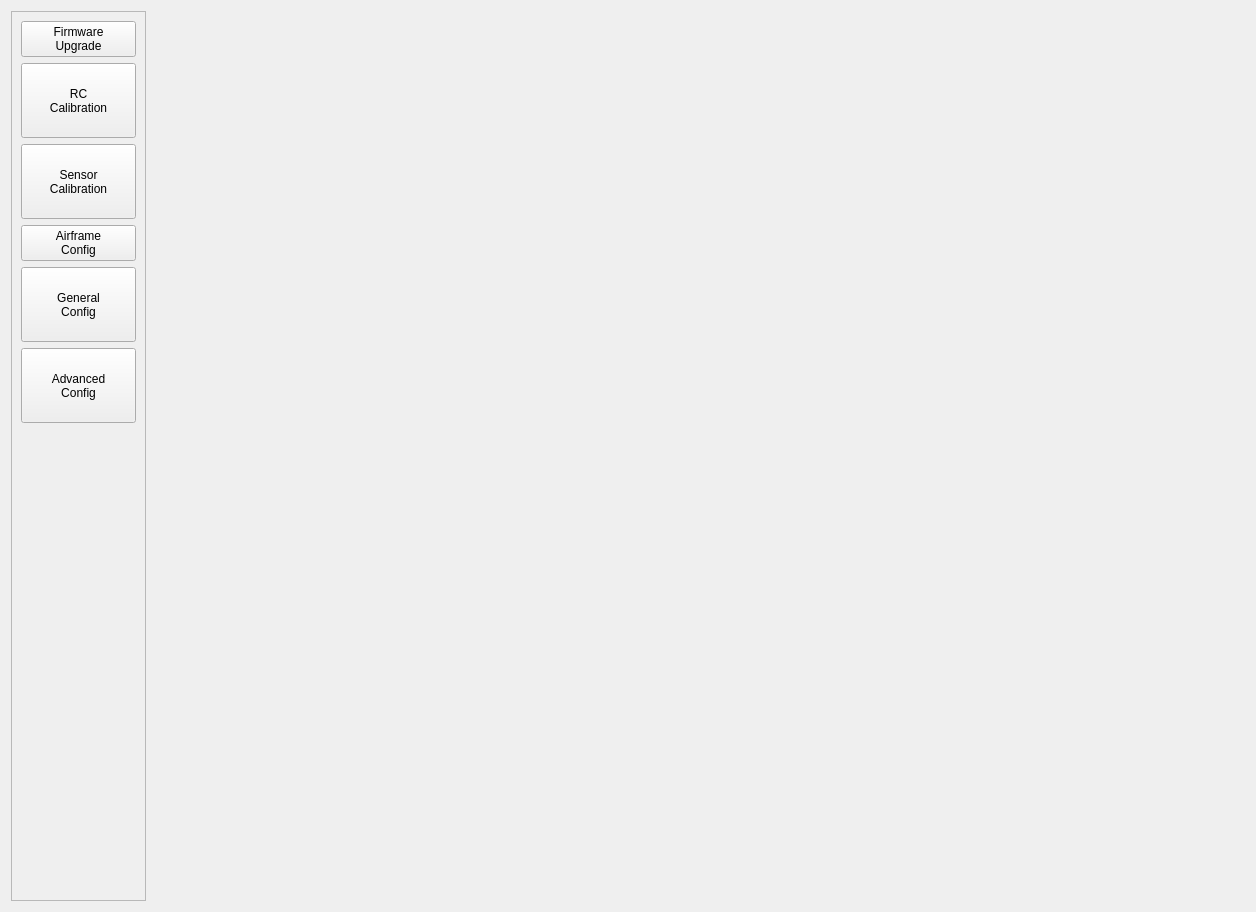
<?xml version="1.0" encoding="UTF-8"?>
<ui version="4.0">
 <class>QGCPX4VehicleConfig</class>
 <widget class="QWidget" name="QGCPX4VehicleConfig">
  <property name="geometry">
   <rect>
    <x>0</x>
    <y>0</y>
    <width>1256</width>
    <height>912</height>
   </rect>
  </property>
  <property name="sizePolicy">
   <sizepolicy hsizetype="Expanding" vsizetype="Expanding">
    <horstretch>0</horstretch>
    <verstretch>0</verstretch>
   </sizepolicy>
  </property>
  <property name="windowTitle">
   <string>Form</string>
  </property>
  <layout class="QHBoxLayout" name="horizontalLayout_11">
   <item>
    <widget class="QScrollArea" name="leftNavScrollArea">
     <property name="minimumSize">
      <size>
       <width>135</width>
       <height>0</height>
      </size>
     </property>
     <property name="maximumSize">
      <size>
       <width>135</width>
       <height>16777215</height>
      </size>
     </property>
     <property name="widgetResizable">
      <bool>true</bool>
     </property>
     <widget class="QWidget" name="leftNavScrollAreaWidgetContents">
      <property name="geometry">
       <rect>
        <x>0</x>
        <y>0</y>
        <width>133</width>
        <height>886</height>
       </rect>
      </property>
      <layout class="QVBoxLayout" name="verticalLayout_12">
       <item>
        <layout class="QVBoxLayout" name="navBarLayout">
         <property name="sizeConstraint">
          <enum>QLayout::SetMinAndMaxSize</enum>
         </property>
         <item>
          <widget class="QPushButton" name="firmwareMenuButton">
           <property name="text">
            <string>Firmware
Upgrade</string>
           </property>
          </widget>
         </item>
         <item>
          <widget class="QPushButton" name="rcMenuButton">
           <property name="minimumSize">
            <size>
             <width>100</width>
             <height>75</height>
            </size>
           </property>
           <property name="maximumSize">
            <size>
             <width>16777215</width>
             <height>16777215</height>
            </size>
           </property>
           <property name="text">
            <string>RC
Calibration</string>
           </property>
          </widget>
         </item>
         <item>
          <widget class="QPushButton" name="sensorMenuButton">
           <property name="minimumSize">
            <size>
             <width>100</width>
             <height>75</height>
            </size>
           </property>
           <property name="text">
            <string>Sensor
Calibration</string>
           </property>
          </widget>
         </item>
         <item>
          <widget class="QPushButton" name="airframeMenuButton">
           <property name="text">
            <string>Airframe
Config</string>
           </property>
          </widget>
         </item>
         <item>
          <widget class="QPushButton" name="generalMenuButton">
           <property name="minimumSize">
            <size>
             <width>100</width>
             <height>75</height>
            </size>
           </property>
           <property name="text">
            <string>General
Config</string>
           </property>
          </widget>
         </item>
         <item>
          <widget class="QPushButton" name="advancedMenuButton">
           <property name="minimumSize">
            <size>
             <width>100</width>
             <height>75</height>
            </size>
           </property>
           <property name="text">
            <string>Advanced
Config</string>
           </property>
          </widget>
         </item>
         <item>
          <spacer name="verticalSpacer_2">
           <property name="orientation">
            <enum>Qt::Vertical</enum>
           </property>
           <property name="sizeHint" stdset="0">
            <size>
             <width>20</width>
             <height>40</height>
            </size>
           </property>
          </spacer>
         </item>
        </layout>
       </item>
      </layout>
     </widget>
    </widget>
   </item>
   <item>
    <layout class="QVBoxLayout" name="verticalLayout">
     <item>
      <widget class="QStackedWidget" name="stackedWidget">
       <property name="currentIndex">
        <number>2</number>
       </property>
       <widget class="QWidget" name="firmwareTab">
        <layout class="QVBoxLayout" name="firmwareLayout">
         <item>
          <widget class="QLabel" name="label_5">
           <property name="text">
            <string>Firmware Upgrade</string>
           </property>
          </widget>
         </item>
        </layout>
       </widget>
       <widget class="QWidget" name="rcTab">
        <layout class="QVBoxLayout" name="verticalLayout_17">
         <item>
          <widget class="QLabel" name="tabTitleLabel_4">
           <property name="font">
            <font>
             <pointsize>16</pointsize>
             <weight>75</weight>
             <bold>true</bold>
            </font>
           </property>
           <property name="text">
            <string>RC Calibration</string>
           </property>
          </widget>
         </item>
         <item>
          <layout class="QGridLayout" name="gridLayout" rowstretch="0,0,0" columnstretch="0,0,0,0">
           <item row="2" column="1">
            <widget class="QGCRadioChannelDisplay" name="yawWidget" native="true">
             <property name="minimumSize">
              <size>
               <width>250</width>
               <height>40</height>
              </size>
             </property>
             <property name="maximumSize">
              <size>
               <width>250</width>
               <height>40</height>
              </size>
             </property>
            </widget>
           </item>
           <item row="0" column="3">
            <layout class="QVBoxLayout" name="verticalLayout_6">
             <item>
              <widget class="QGCRadioChannelDisplay" name="radio5Widget" native="true">
               <property name="minimumSize">
                <size>
                 <width>250</width>
                 <height>40</height>
                </size>
               </property>
               <property name="maximumSize">
                <size>
                 <width>250</width>
                 <height>40</height>
                </size>
               </property>
              </widget>
             </item>
             <item>
              <widget class="QGCRadioChannelDisplay" name="radio6Widget" native="true">
               <property name="minimumSize">
                <size>
                 <width>250</width>
                 <height>40</height>
                </size>
               </property>
               <property name="maximumSize">
                <size>
                 <width>250</width>
                 <height>40</height>
                </size>
               </property>
              </widget>
             </item>
             <item>
              <widget class="QGCRadioChannelDisplay" name="radio7Widget" native="true">
               <property name="minimumSize">
                <size>
                 <width>250</width>
                 <height>40</height>
                </size>
               </property>
               <property name="maximumSize">
                <size>
                 <width>250</width>
                 <height>40</height>
                </size>
               </property>
              </widget>
             </item>
             <item>
              <widget class="QGCRadioChannelDisplay" name="radio8Widget" native="true">
               <property name="minimumSize">
                <size>
                 <width>250</width>
                 <height>40</height>
                </size>
               </property>
               <property name="maximumSize">
                <size>
                 <width>250</width>
                 <height>40</height>
                </size>
               </property>
              </widget>
             </item>
            </layout>
           </item>
           <item row="0" column="2">
            <widget class="QGCRadioChannelDisplay" name="pitchWidget" native="true">
             <property name="sizePolicy">
              <sizepolicy hsizetype="Preferred" vsizetype="Preferred">
               <horstretch>1</horstretch>
               <verstretch>0</verstretch>
              </sizepolicy>
             </property>
             <property name="minimumSize">
              <size>
               <width>50</width>
               <height>200</height>
              </size>
             </property>
             <property name="maximumSize">
              <size>
               <width>50</width>
               <height>200</height>
              </size>
             </property>
            </widget>
           </item>
           <item row="2" column="2">
            <widget class="QGCRadioChannelDisplay" name="rollWidget" native="true">
             <property name="minimumSize">
              <size>
               <width>250</width>
               <height>40</height>
              </size>
             </property>
             <property name="maximumSize">
              <size>
               <width>250</width>
               <height>40</height>
              </size>
             </property>
            </widget>
           </item>
           <item row="0" column="1">
            <widget class="QGCRadioChannelDisplay" name="throttleWidget" native="true">
             <property name="minimumSize">
              <size>
               <width>50</width>
               <height>200</height>
              </size>
             </property>
             <property name="maximumSize">
              <size>
               <width>50</width>
               <height>200</height>
              </size>
             </property>
            </widget>
           </item>
           <item row="0" column="0">
            <widget class="QPushButton" name="rcCalibrationButton">
             <property name="text">
              <string>Start Calibration</string>
             </property>
            </widget>
           </item>
          </layout>
         </item>
         <item>
          <widget class="QCheckBox" name="advancedCheckBox">
           <property name="text">
            <string>Show Advanced Configuration Options</string>
           </property>
          </widget>
         </item>
         <item>
          <widget class="QGroupBox" name="advancedGroupBox">
           <property name="title">
            <string>Stick to Channel Mapping and Reverse</string>
           </property>
           <layout class="QVBoxLayout" name="verticalLayout_16">
            <item>
             <layout class="QGridLayout" name="gridLayout_2">
              <item row="6" column="0">
               <widget class="QLabel" name="chanNameAssistSw">
                <property name="text">
                 <string>Assist Switch</string>
                </property>
                <property name="alignment">
                 <set>Qt::AlignRight|Qt::AlignTrailing|Qt::AlignVCenter</set>
                </property>
               </widget>
              </item>
              <item row="3" column="1">
               <widget class="QLabel" name="yawChanLabel">
                <property name="text">
                 <string>0000</string>
                </property>
                <property name="alignment">
                 <set>Qt::AlignCenter</set>
                </property>
               </widget>
              </item>
              <item row="5" column="2">
               <widget class="QCheckBox" name="invertCheckBox_5">
                <property name="text">
                 <string>Reverse</string>
                </property>
               </widget>
              </item>
              <item row="5" column="3">
               <widget class="QSpinBox" name="modeSpinBox">
                <property name="enabled">
                 <bool>false</bool>
                </property>
                <property name="minimum">
                 <number>0</number>
                </property>
                <property name="maximum">
                 <number>16</number>
                </property>
               </widget>
              </item>
              <item row="10" column="4">
               <widget class="QPushButton" name="aux1Button">
                <property name="text">
                 <string>Identify Aux 1 Channel</string>
                </property>
               </widget>
              </item>
              <item row="0" column="3" colspan="2">
               <widget class="QLabel" name="label_4">
                <property name="text">
                 <string>Mapping to Index of RC Channel used for (0 if not used)</string>
                </property>
               </widget>
              </item>
              <item row="8" column="0">
               <widget class="QLabel" name="label_7">
                <property name="text">
                 <string>Return Switch</string>
                </property>
                <property name="alignment">
                 <set>Qt::AlignRight|Qt::AlignTrailing|Qt::AlignVCenter</set>
                </property>
               </widget>
              </item>
              <item row="8" column="1">
               <widget class="QLabel" name="returnSwChanLabel">
                <property name="text">
                 <string>0000</string>
                </property>
                <property name="alignment">
                 <set>Qt::AlignCenter</set>
                </property>
               </widget>
              </item>
              <item row="10" column="0">
               <widget class="QLabel" name="chanNameAux2_2">
                <property name="text">
                 <string>Aux 1</string>
                </property>
                <property name="alignment">
                 <set>Qt::AlignRight|Qt::AlignTrailing|Qt::AlignVCenter</set>
                </property>
               </widget>
              </item>
              <item row="5" column="4">
               <widget class="QPushButton" name="modeButton">
                <property name="text">
                 <string>Identify Mode Switch</string>
                </property>
               </widget>
              </item>
              <item row="3" column="4">
               <widget class="QPushButton" name="yawButton">
                <property name="text">
                 <string>Identify Yaw Channel</string>
                </property>
               </widget>
              </item>
              <item row="4" column="3">
               <widget class="QSpinBox" name="throttleSpinBox">
                <property name="enabled">
                 <bool>false</bool>
                </property>
                <property name="minimum">
                 <number>0</number>
                </property>
                <property name="maximum">
                 <number>16</number>
                </property>
               </widget>
              </item>
              <item row="10" column="1">
               <widget class="QLabel" name="aux1ChanLabel">
                <property name="text">
                 <string>0000</string>
                </property>
                <property name="alignment">
                 <set>Qt::AlignCenter</set>
                </property>
               </widget>
              </item>
              <item row="2" column="0">
               <widget class="QLabel" name="chanName_2">
                <property name="text">
                 <string>Pitch / Elevator</string>
                </property>
                <property name="alignment">
                 <set>Qt::AlignRight|Qt::AlignTrailing|Qt::AlignVCenter</set>
                </property>
               </widget>
              </item>
              <item row="0" column="2">
               <widget class="QLabel" name="label_3">
                <property name="text">
                 <string>Reverse / Invert</string>
                </property>
               </widget>
              </item>
              <item row="3" column="0">
               <widget class="QLabel" name="chanName_3">
                <property name="text">
                 <string>Yaw / Rudder</string>
                </property>
                <property name="alignment">
                 <set>Qt::AlignRight|Qt::AlignTrailing|Qt::AlignVCenter</set>
                </property>
               </widget>
              </item>
              <item row="1" column="3">
               <widget class="QSpinBox" name="rollSpinBox">
                <property name="enabled">
                 <bool>false</bool>
                </property>
                <property name="minimum">
                 <number>0</number>
                </property>
                <property name="maximum">
                 <number>16</number>
                </property>
               </widget>
              </item>
              <item row="4" column="2">
               <widget class="QCheckBox" name="invertCheckBox_4">
                <property name="text">
                 <string>Reverse</string>
                </property>
               </widget>
              </item>
              <item row="5" column="1">
               <widget class="QLabel" name="modeChanLabel">
                <property name="text">
                 <string>0000</string>
                </property>
                <property name="alignment">
                 <set>Qt::AlignCenter</set>
                </property>
               </widget>
              </item>
              <item row="11" column="1">
               <widget class="QLabel" name="aux2ChanLabel">
                <property name="text">
                 <string>0000</string>
                </property>
                <property name="alignment">
                 <set>Qt::AlignCenter</set>
                </property>
               </widget>
              </item>
              <item row="11" column="3">
               <widget class="QSpinBox" name="aux2SpinBox">
                <property name="enabled">
                 <bool>false</bool>
                </property>
                <property name="minimum">
                 <number>0</number>
                </property>
                <property name="maximum">
                 <number>16</number>
                </property>
               </widget>
              </item>
              <item row="10" column="3">
               <widget class="QSpinBox" name="aux1SpinBox">
                <property name="enabled">
                 <bool>false</bool>
                </property>
                <property name="minimum">
                 <number>0</number>
                </property>
                <property name="maximum">
                 <number>16</number>
                </property>
               </widget>
              </item>
              <item row="11" column="2">
               <widget class="QCheckBox" name="aux2InvertCheckBox">
                <property name="text">
                 <string>Reverse</string>
                </property>
               </widget>
              </item>
              <item row="7" column="1">
               <widget class="QLabel" name="missionSwChanLabel">
                <property name="text">
                 <string>0000</string>
                </property>
                <property name="alignment">
                 <set>Qt::AlignCenter</set>
                </property>
               </widget>
              </item>
              <item row="5" column="0">
               <widget class="QLabel" name="chanName_5">
                <property name="text">
                 <string>Mode Switch</string>
                </property>
                <property name="alignment">
                 <set>Qt::AlignRight|Qt::AlignTrailing|Qt::AlignVCenter</set>
                </property>
               </widget>
              </item>
              <item row="11" column="4">
               <widget class="QPushButton" name="aux2Button">
                <property name="text">
                 <string>Identify Aux 2 Channel</string>
                </property>
               </widget>
              </item>
              <item row="2" column="3">
               <widget class="QSpinBox" name="pitchSpinBox">
                <property name="enabled">
                 <bool>false</bool>
                </property>
                <property name="minimum">
                 <number>0</number>
                </property>
                <property name="maximum">
                 <number>16</number>
                </property>
               </widget>
              </item>
              <item row="1" column="0">
               <widget class="QLabel" name="chanName">
                <property name="text">
                 <string>Roll / Ailerons</string>
                </property>
                <property name="alignment">
                 <set>Qt::AlignRight|Qt::AlignTrailing|Qt::AlignVCenter</set>
                </property>
               </widget>
              </item>
              <item row="4" column="4">
               <widget class="QPushButton" name="throttleButton">
                <property name="text">
                 <string>Identify Throttle Channel</string>
                </property>
               </widget>
              </item>
              <item row="0" column="0">
               <widget class="QLabel" name="label">
                <property name="text">
                 <string>Channel Name</string>
                </property>
                <property name="alignment">
                 <set>Qt::AlignRight|Qt::AlignTrailing|Qt::AlignVCenter</set>
                </property>
               </widget>
              </item>
              <item row="6" column="2">
               <widget class="QCheckBox" name="assistSwInvertCheckBox">
                <property name="text">
                 <string>Reverse</string>
                </property>
               </widget>
              </item>
              <item row="1" column="1">
               <widget class="QLabel" name="rollChanLabel">
                <property name="text">
                 <string>0000</string>
                </property>
                <property name="alignment">
                 <set>Qt::AlignCenter</set>
                </property>
               </widget>
              </item>
              <item row="6" column="4">
               <widget class="QPushButton" name="assistSwButton">
                <property name="text">
                 <string>Identify Assist Switch</string>
                </property>
               </widget>
              </item>
              <item row="11" column="0">
               <widget class="QLabel" name="chanNameAux2">
                <property name="text">
                 <string>Aux 2</string>
                </property>
                <property name="alignment">
                 <set>Qt::AlignRight|Qt::AlignTrailing|Qt::AlignVCenter</set>
                </property>
               </widget>
              </item>
              <item row="1" column="2">
               <widget class="QCheckBox" name="invertCheckBox">
                <property name="text">
                 <string>Reverse</string>
                </property>
               </widget>
              </item>
              <item row="6" column="3">
               <widget class="QSpinBox" name="assistSwSpinBox">
                <property name="enabled">
                 <bool>false</bool>
                </property>
                <property name="minimum">
                 <number>0</number>
                </property>
                <property name="maximum">
                 <number>16</number>
                </property>
               </widget>
              </item>
              <item row="2" column="1">
               <widget class="QLabel" name="pitchChanLabel">
                <property name="text">
                 <string>0000</string>
                </property>
                <property name="alignment">
                 <set>Qt::AlignCenter</set>
                </property>
               </widget>
              </item>
              <item row="3" column="2">
               <widget class="QCheckBox" name="invertCheckBox_3">
                <property name="text">
                 <string>Reverse</string>
                </property>
               </widget>
              </item>
              <item row="0" column="1">
               <widget class="QLabel" name="label_2">
                <property name="text">
                 <string>Normalized Value</string>
                </property>
                <property name="alignment">
                 <set>Qt::AlignCenter</set>
                </property>
               </widget>
              </item>
              <item row="2" column="2">
               <widget class="QCheckBox" name="invertCheckBox_2">
                <property name="text">
                 <string>Reverse</string>
                </property>
               </widget>
              </item>
              <item row="2" column="4">
               <widget class="QPushButton" name="pitchButton">
                <property name="text">
                 <string>Identify Pitch Channel</string>
                </property>
               </widget>
              </item>
              <item row="10" column="2">
               <widget class="QCheckBox" name="aux1InvertCheckBox">
                <property name="text">
                 <string>Reverse</string>
                </property>
               </widget>
              </item>
              <item row="6" column="1">
               <widget class="QLabel" name="assistSwChanLabel">
                <property name="text">
                 <string>0000</string>
                </property>
                <property name="alignment">
                 <set>Qt::AlignCenter</set>
                </property>
               </widget>
              </item>
              <item row="3" column="3">
               <widget class="QSpinBox" name="yawSpinBox">
                <property name="enabled">
                 <bool>false</bool>
                </property>
                <property name="minimum">
                 <number>0</number>
                </property>
                <property name="maximum">
                 <number>16</number>
                </property>
               </widget>
              </item>
              <item row="1" column="4">
               <widget class="QPushButton" name="rollButton">
                <property name="text">
                 <string>Identify Roll Channel</string>
                </property>
               </widget>
              </item>
              <item row="7" column="0">
               <widget class="QLabel" name="label_6">
                <property name="text">
                 <string>Mission Switch</string>
                </property>
                <property name="alignment">
                 <set>Qt::AlignRight|Qt::AlignTrailing|Qt::AlignVCenter</set>
                </property>
               </widget>
              </item>
              <item row="4" column="1">
               <widget class="QLabel" name="throttleChanLabel">
                <property name="text">
                 <string>0000</string>
                </property>
                <property name="alignment">
                 <set>Qt::AlignCenter</set>
                </property>
               </widget>
              </item>
              <item row="4" column="0">
               <widget class="QLabel" name="chanName_4">
                <property name="text">
                 <string>Throttle</string>
                </property>
                <property name="alignment">
                 <set>Qt::AlignRight|Qt::AlignTrailing|Qt::AlignVCenter</set>
                </property>
               </widget>
              </item>
              <item row="9" column="0">
               <widget class="QLabel" name="label_10">
                <property name="text">
                 <string>Flaps</string>
                </property>
                <property name="alignment">
                 <set>Qt::AlignRight|Qt::AlignTrailing|Qt::AlignVCenter</set>
                </property>
               </widget>
              </item>
              <item row="9" column="1">
               <widget class="QLabel" name="flapsChanLabel">
                <property name="text">
                 <string>0000</string>
                </property>
                <property name="alignment">
                 <set>Qt::AlignCenter</set>
                </property>
               </widget>
              </item>
              <item row="7" column="2">
               <widget class="QCheckBox" name="missionSwInvertCheckBox">
                <property name="text">
                 <string>Reverse</string>
                </property>
               </widget>
              </item>
              <item row="8" column="2">
               <widget class="QCheckBox" name="returnSwInvertCheckBox">
                <property name="text">
                 <string>Reverse</string>
                </property>
               </widget>
              </item>
              <item row="9" column="2">
               <widget class="QCheckBox" name="flapsInvertCheckBox">
                <property name="text">
                 <string>Reverse</string>
                </property>
               </widget>
              </item>
              <item row="7" column="3">
               <widget class="QSpinBox" name="missionSwSpinBox">
                <property name="enabled">
                 <bool>false</bool>
                </property>
               </widget>
              </item>
              <item row="8" column="3">
               <widget class="QSpinBox" name="returnSwSpinBox">
                <property name="enabled">
                 <bool>false</bool>
                </property>
               </widget>
              </item>
              <item row="9" column="3">
               <widget class="QSpinBox" name="flapsSpinBox">
                <property name="enabled">
                 <bool>false</bool>
                </property>
                <property name="cursor">
                 <cursorShape>ArrowCursor</cursorShape>
                </property>
               </widget>
              </item>
              <item row="7" column="4">
               <widget class="QPushButton" name="missionSwButton">
                <property name="text">
                 <string>Identify Mission Switch</string>
                </property>
               </widget>
              </item>
              <item row="8" column="4">
               <widget class="QPushButton" name="returnSwButton">
                <property name="text">
                 <string>Identify Return Switch</string>
                </property>
               </widget>
              </item>
              <item row="9" column="4">
               <widget class="QPushButton" name="flapsButton">
                <property name="text">
                 <string>Identify Flaps Channel</string>
                </property>
               </widget>
              </item>
             </layout>
            </item>
            <item>
             <widget class="QPushButton" name="persistRcValuesButt">
              <property name="text">
               <string>Persist RC Mapping and Calibration</string>
              </property>
             </widget>
            </item>
           </layout>
          </widget>
         </item>
         <item>
          <spacer name="verticalSpacer">
           <property name="orientation">
            <enum>Qt::Vertical</enum>
           </property>
           <property name="sizeHint" stdset="0">
            <size>
             <width>20</width>
             <height>40</height>
            </size>
           </property>
          </spacer>
         </item>
        </layout>
       </widget>
       <widget class="QWidget" name="sensorTab">
        <property name="font">
         <font>
          <pointsize>16</pointsize>
          <weight>75</weight>
          <bold>true</bold>
         </font>
        </property>
        <layout class="QHBoxLayout" name="sensorLayout"/>
       </widget>
       <widget class="QWidget" name="airframeTab">
        <layout class="QHBoxLayout" name="airframeLayout"/>
       </widget>
       <widget class="QWidget" name="generalTab">
        <property name="font">
         <font>
          <pointsize>16</pointsize>
          <weight>75</weight>
          <bold>true</bold>
         </font>
        </property>
        <layout class="QVBoxLayout" name="verticalLayout_11">
         <item>
          <widget class="QLabel" name="tabTitleLabel_2">
           <property name="text">
            <string>General Config</string>
           </property>
          </widget>
         </item>
         <item>
          <layout class="QHBoxLayout" name="horizontalLayout_7">
           <item>
            <spacer name="horizontalSpacer_8">
             <property name="orientation">
              <enum>Qt::Horizontal</enum>
             </property>
             <property name="sizeHint" stdset="0">
              <size>
               <width>40</width>
               <height>20</height>
              </size>
             </property>
            </spacer>
           </item>
           <item>
            <widget class="QComboBox" name="multiRotorComboBox"/>
           </item>
           <item>
            <widget class="QPushButton" name="loadMultiRotorDefaultsButton">
             <property name="font">
              <font>
               <pointsize>13</pointsize>
               <weight>50</weight>
               <bold>false</bold>
              </font>
             </property>
             <property name="text">
              <string>Load Platform Defaults</string>
             </property>
            </widget>
           </item>
          </layout>
         </item>
         <item>
          <layout class="QHBoxLayout" name="horizontalLayout_6">
           <item>
            <widget class="QGroupBox" name="multiRotorControlAttitudeGroupBox">
             <property name="title">
              <string>Configuration</string>
             </property>
             <layout class="QVBoxLayout" name="verticalLayout_3">
              <property name="margin">
               <number>0</number>
              </property>
              <item>
               <widget class="QScrollArea" name="scrollArea">
                <property name="widgetResizable">
                 <bool>true</bool>
                </property>
                <widget class="QWidget" name="generalLeftContents">
                 <property name="geometry">
                  <rect>
                   <x>0</x>
                   <y>0</y>
                   <width>98</width>
                   <height>28</height>
                  </rect>
                 </property>
                 <layout class="QHBoxLayout" name="horizontalLayout_4">
                  <property name="margin">
                   <number>0</number>
                  </property>
                  <item>
                   <layout class="QVBoxLayout" name="generalLeftLayout"/>
                  </item>
                 </layout>
                </widget>
               </widget>
              </item>
             </layout>
            </widget>
           </item>
           <item>
            <widget class="QGroupBox" name="multiRotorControlAttitudeGroupBox_2">
             <property name="title">
              <string>Configuration</string>
             </property>
             <layout class="QVBoxLayout" name="verticalLayout_5">
              <property name="margin">
               <number>0</number>
              </property>
              <item>
               <widget class="QScrollArea" name="scrollArea_2">
                <property name="widgetResizable">
                 <bool>true</bool>
                </property>
                <widget class="QWidget" name="generalRightContents">
                 <property name="geometry">
                  <rect>
                   <x>0</x>
                   <y>0</y>
                   <width>98</width>
                   <height>28</height>
                  </rect>
                 </property>
                 <layout class="QHBoxLayout" name="horizontalLayout_5">
                  <property name="margin">
                   <number>0</number>
                  </property>
                  <item>
                   <layout class="QVBoxLayout" name="generalRightLayout"/>
                  </item>
                 </layout>
                </widget>
               </widget>
              </item>
             </layout>
            </widget>
           </item>
          </layout>
         </item>
        </layout>
       </widget>
       <widget class="QWidget" name="advancedTab">
        <layout class="QVBoxLayout" name="verticalLayout_13">
         <item>
          <widget class="QLabel" name="tabTitleLabel">
           <property name="font">
            <font>
             <pointsize>16</pointsize>
             <weight>75</weight>
             <bold>true</bold>
            </font>
           </property>
           <property name="text">
            <string>Advanced Configuration</string>
           </property>
          </widget>
         </item>
         <item>
          <layout class="QHBoxLayout" name="horizontalLayout_2">
           <item>
            <spacer name="horizontalSpacer_9">
             <property name="orientation">
              <enum>Qt::Horizontal</enum>
             </property>
             <property name="sizeHint" stdset="0">
              <size>
               <width>40</width>
               <height>20</height>
              </size>
             </property>
            </spacer>
           </item>
           <item>
            <widget class="QComboBox" name="platformSelectorComboBox"/>
           </item>
           <item>
            <widget class="QPushButton" name="loadPlatformDefaultsButton">
             <property name="text">
              <string>Load Platform Defaults</string>
             </property>
            </widget>
           </item>
          </layout>
         </item>
         <item>
          <layout class="QHBoxLayout" name="horizontalLayout_3">
           <item>
            <widget class="QGroupBox" name="advancedConfigurationGroupBox">
             <property name="sizePolicy">
              <sizepolicy hsizetype="Preferred" vsizetype="Preferred">
               <horstretch>3</horstretch>
               <verstretch>1</verstretch>
              </sizepolicy>
             </property>
             <property name="title">
              <string>Onboard Configuration</string>
             </property>
             <layout class="QVBoxLayout" name="verticalLayout_2">
              <property name="margin">
               <number>0</number>
              </property>
              <item>
               <widget class="QScrollArea" name="scrollArea_4">
                <property name="widgetResizable">
                 <bool>true</bool>
                </property>
                <widget class="QWidget" name="advanceColumnContents">
                 <property name="geometry">
                  <rect>
                   <x>0</x>
                   <y>0</y>
                   <width>597</width>
                   <height>740</height>
                  </rect>
                 </property>
                 <layout class="QVBoxLayout" name="verticalLayout_7">
                  <property name="margin">
                   <number>0</number>
                  </property>
                  <item>
                   <layout class="QVBoxLayout" name="advancedColumnLayout">
                    <item>
                     <widget class="QGCParamWidget" name="paramTreeWidget" native="true">
                      <property name="autoFillBackground">
                       <bool>true</bool>
                      </property>
                     </widget>
                    </item>
                   </layout>
                  </item>
                 </layout>
                </widget>
               </widget>
              </item>
             </layout>
            </widget>
           </item>
           <item>
            <spacer name="horizontalSpacer_5">
             <property name="orientation">
              <enum>Qt::Horizontal</enum>
             </property>
             <property name="sizeHint" stdset="0">
              <size>
               <width>10</width>
               <height>20</height>
              </size>
             </property>
            </spacer>
           </item>
           <item>
            <widget class="QGroupBox" name="pendingChangesGroupBox">
             <property name="sizePolicy">
              <sizepolicy hsizetype="Preferred" vsizetype="Preferred">
               <horstretch>2</horstretch>
               <verstretch>0</verstretch>
              </sizepolicy>
             </property>
             <property name="minimumSize">
              <size>
               <width>329</width>
               <height>0</height>
              </size>
             </property>
             <property name="title">
              <string>Changes Pending</string>
             </property>
             <layout class="QVBoxLayout" name="verticalLayout_8">
              <item>
               <layout class="QVBoxLayout" name="verticalLayout_4" stretch="0">
                <property name="spacing">
                 <number>-1</number>
                </property>
                <item>
                 <widget class="QGCPendingParamWidget" name="pendingCommitsWidget" native="true">
                  <property name="minimumSize">
                   <size>
                    <width>0</width>
                    <height>0</height>
                   </size>
                  </property>
                  <property name="autoFillBackground">
                   <bool>true</bool>
                  </property>
                 </widget>
                </item>
               </layout>
              </item>
             </layout>
            </widget>
           </item>
           <item>
            <spacer name="horizontalSpacer_13">
             <property name="orientation">
              <enum>Qt::Horizontal</enum>
             </property>
             <property name="sizeHint" stdset="0">
              <size>
               <width>10</width>
               <height>20</height>
              </size>
             </property>
            </spacer>
           </item>
          </layout>
         </item>
         <item>
          <widget class="QLabel" name="advancedStatusLabel">
           <property name="text">
            <string>Status</string>
           </property>
          </widget>
         </item>
        </layout>
       </widget>
      </widget>
     </item>
    </layout>
   </item>
  </layout>
 </widget>
 <customwidgets>
  <customwidget>
   <class>QGCRadioChannelDisplay</class>
   <extends>QWidget</extends>
   <header>ui/designer/QGCRadioChannelDisplay.h</header>
   <container>1</container>
  </customwidget>
  <customwidget>
   <class>QGCPendingParamWidget</class>
   <extends>QWidget</extends>
   <header>ui/QGCPendingParamWidget.h</header>
   <container>1</container>
  </customwidget>
  <customwidget>
   <class>QGCParamWidget</class>
   <extends>QWidget</extends>
   <header>ui/QGCParamWidget.h</header>
   <container>1</container>
  </customwidget>
 </customwidgets>
 <resources/>
 <connections/>
</ui>
